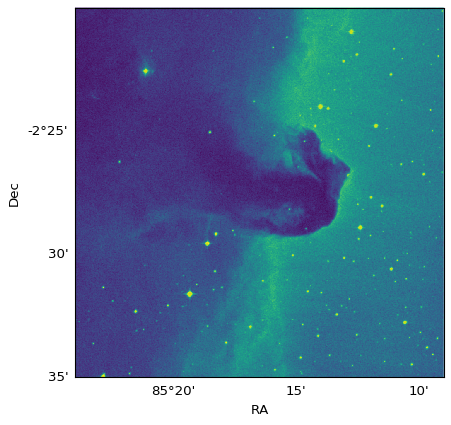

Python code for this plot:
from matplotlib import pyplot as plt
from astropy.io import fits
from astropy.wcs import WCS
from astropy.utils.data import get_pkg_data_filename

filename = get_pkg_data_filename('tutorials/FITS-images/HorseHead.fits')

hdu = fits.open(filename)[0]
wcs = WCS(hdu.header)

fig = plt.figure()
fig.add_subplot(111, projection=wcs)
plt.imshow(hdu.data, origin='lower', cmap=plt.cm.viridis)
plt.xlabel('RA')
plt.ylabel('Dec')
